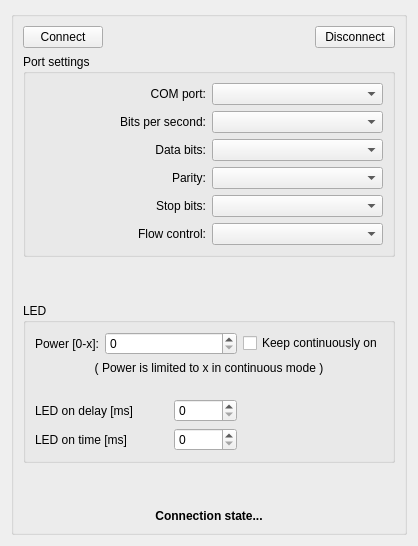
        <widget class="QWidget" name="tabIllumination">
         <attribute name="title">
          <string>Illumination</string>
         </attribute>
         <layout class="QVBoxLayout" name="verticalLayout_5">
          <item>
           <widget class="QGroupBox" name="groupBoxIllumination">
            <property name="font">
             <font>
              <pointsize>8</pointsize>
              <weight>50</weight>
              <bold>false</bold>
             </font>
            </property>
            <property name="styleSheet">
             <string notr="true"/>
            </property>
            <property name="title">
             <string/>
            </property>
            <property name="alignment">
             <set>Qt::AlignCenter</set>
            </property>
            <layout class="QVBoxLayout" name="verticalLayout">
             <item>
              <layout class="QHBoxLayout" name="horizontalLayout_2">
               <item>
                <widget class="QPushButton" name="pushButtonIlluminationConnect">
                 <property name="font">
                  <font>
                   <pointsize>9</pointsize>
                  </font>
                 </property>
                 <property name="text">
                  <string>Connect</string>
                 </property>
                </widget>
               </item>
               <item>
                <spacer name="horizontalSpacer_4">
                 <property name="orientation">
                  <enum>Qt::Horizontal</enum>
                 </property>
                 <property name="sizeHint" stdset="0">
                  <size>
                   <width>206</width>
                   <height>20</height>
                  </size>
                 </property>
                </spacer>
               </item>
               <item>
                <widget class="QPushButton" name="pushButtonIlluminationDisconnect">
                 <property name="font">
                  <font>
                   <pointsize>9</pointsize>
                  </font>
                 </property>
                 <property name="text">
                  <string>Disconnect</string>
                 </property>
                </widget>
               </item>
              </layout>
             </item>
             <item>
              <widget class="QGroupBox" name="groupBoxIlluminationPortSettings">
               <property name="font">
                <font>
                 <pointsize>9</pointsize>
                </font>
               </property>
               <property name="title">
                <string>Port settings</string>
               </property>
               <layout class="QGridLayout" name="gridLayout_9">
                <item row="2" column="0">
                 <widget class="QLabel" name="labelIlluminationPortDataBits">
                  <property name="font">
                   <font>
                    <pointsize>9</pointsize>
                   </font>
                  </property>
                  <property name="text">
                   <string>Data bits:</string>
                  </property>
                  <property name="alignment">
                   <set>Qt::AlignRight|Qt::AlignTrailing|Qt::AlignVCenter</set>
                  </property>
                 </widget>
                </item>
                <item row="2" column="1">
                 <widget class="QComboBox" name="comboBoxIlluminationPortDataBits">
                  <property name="font">
                   <font>
                    <pointsize>9</pointsize>
                   </font>
                  </property>
                 </widget>
                </item>
                <item row="3" column="1">
                 <widget class="QComboBox" name="comboBoxIlluminationPortParity">
                  <property name="font">
                   <font>
                    <pointsize>9</pointsize>
                   </font>
                  </property>
                 </widget>
                </item>
                <item row="3" column="0">
                 <widget class="QLabel" name="labelIlluminationPortParity">
                  <property name="font">
                   <font>
                    <pointsize>9</pointsize>
                   </font>
                  </property>
                  <property name="text">
                   <string>Parity:</string>
                  </property>
                  <property name="alignment">
                   <set>Qt::AlignRight|Qt::AlignTrailing|Qt::AlignVCenter</set>
                  </property>
                 </widget>
                </item>
                <item row="4" column="1">
                 <widget class="QComboBox" name="comboBoxIlluminationPortStopBits">
                  <property name="font">
                   <font>
                    <pointsize>9</pointsize>
                   </font>
                  </property>
                 </widget>
                </item>
                <item row="5" column="0">
                 <widget class="QLabel" name="labelIlluminationPortFlowControl">
                  <property name="font">
                   <font>
                    <pointsize>9</pointsize>
                   </font>
                  </property>
                  <property name="text">
                   <string>Flow control:</string>
                  </property>
                  <property name="alignment">
                   <set>Qt::AlignRight|Qt::AlignTrailing|Qt::AlignVCenter</set>
                  </property>
                 </widget>
                </item>
                <item row="4" column="0">
                 <widget class="QLabel" name="labelIlluminationPortStopBits">
                  <property name="font">
                   <font>
                    <pointsize>9</pointsize>
                   </font>
                  </property>
                  <property name="text">
                   <string>Stop bits:</string>
                  </property>
                  <property name="alignment">
                   <set>Qt::AlignRight|Qt::AlignTrailing|Qt::AlignVCenter</set>
                  </property>
                 </widget>
                </item>
                <item row="1" column="0">
                 <widget class="QLabel" name="labelIlluminationPortBitsPerSecond">
                  <property name="font">
                   <font>
                    <pointsize>9</pointsize>
                   </font>
                  </property>
                  <property name="text">
                   <string>Bits per second:</string>
                  </property>
                  <property name="alignment">
                   <set>Qt::AlignRight|Qt::AlignTrailing|Qt::AlignVCenter</set>
                  </property>
                 </widget>
                </item>
                <item row="5" column="1">
                 <widget class="QComboBox" name="comboBoxIlluminationPortFlowControl">
                  <property name="font">
                   <font>
                    <pointsize>9</pointsize>
                   </font>
                  </property>
                 </widget>
                </item>
                <item row="1" column="1">
                 <widget class="QComboBox" name="comboBoxIlluminationPortBitsPerSecond">
                  <property name="font">
                   <font>
                    <pointsize>9</pointsize>
                   </font>
                  </property>
                 </widget>
                </item>
                <item row="0" column="1">
                 <widget class="QComboBox" name="comboBoxIlluminationCOMPort">
                  <property name="font">
                   <font>
                    <pointsize>9</pointsize>
                   </font>
                  </property>
                 </widget>
                </item>
                <item row="0" column="0">
                 <widget class="QLabel" name="labeIIlluminationCOMPort">
                  <property name="font">
                   <font>
                    <pointsize>9</pointsize>
                   </font>
                  </property>
                  <property name="text">
                   <string>COM port:</string>
                  </property>
                  <property name="alignment">
                   <set>Qt::AlignRight|Qt::AlignTrailing|Qt::AlignVCenter</set>
                  </property>
                 </widget>
                </item>
               </layout>
              </widget>
             </item>
             <item>
              <spacer name="verticalSpacer_4">
               <property name="orientation">
                <enum>Qt::Vertical</enum>
               </property>
               <property name="sizeHint" stdset="0">
                <size>
                 <width>20</width>
                 <height>40</height>
                </size>
               </property>
              </spacer>
             </item>
             <item>
              <widget class="QGroupBox" name="groupBoxIlluminationLED">
               <property name="font">
                <font>
                 <pointsize>9</pointsize>
                </font>
               </property>
               <property name="title">
                <string>LED</string>
               </property>
               <layout class="QGridLayout" name="gridLayout_5">
                <item row="5" column="0" colspan="2">
                 <widget class="QLabel" name="labelLEDOnTime">
                  <property name="font">
                   <font>
                    <pointsize>9</pointsize>
                   </font>
                  </property>
                  <property name="text">
                   <string>LED on time [ms]</string>
                  </property>
                 </widget>
                </item>
                <item row="4" column="0" colspan="2">
                 <widget class="QLabel" name="labelLEDOnDelay">
                  <property name="font">
                   <font>
                    <pointsize>9</pointsize>
                   </font>
                  </property>
                  <property name="text">
                   <string>LED on delay [ms]</string>
                  </property>
                 </widget>
                </item>
                <item row="0" column="3">
                 <widget class="QCheckBox" name="checkBoxIlluminationContinuouslyOn">
                  <property name="font">
                   <font>
                    <pointsize>9</pointsize>
                   </font>
                  </property>
                  <property name="text">
                   <string>Keep continuously on</string>
                  </property>
                 </widget>
                </item>
                <item row="0" column="1" colspan="2">
                 <widget class="QSpinBox" name="spinBoxIlluminationPower">
                  <property name="font">
                   <font>
                    <pointsize>9</pointsize>
                   </font>
                  </property>
                  <property name="maximum">
                   <number>1000</number>
                  </property>
                 </widget>
                </item>
                <item row="1" column="0" colspan="4">
                 <widget class="QLabel" name="labelLEDInfo">
                  <property name="font">
                   <font>
                    <pointsize>9</pointsize>
                   </font>
                  </property>
                  <property name="text">
                   <string>( Power is limited to x in continuous mode )</string>
                  </property>
                  <property name="alignment">
                   <set>Qt::AlignCenter</set>
                  </property>
                 </widget>
                </item>
                <item row="0" column="0">
                 <widget class="QLabel" name="labelIlluminationPower">
                  <property name="font">
                   <font>
                    <pointsize>9</pointsize>
                   </font>
                  </property>
                  <property name="text">
                   <string>Power [0-x]:</string>
                  </property>
                  <property name="alignment">
                   <set>Qt::AlignLeading|Qt::AlignLeft|Qt::AlignVCenter</set>
                  </property>
                 </widget>
                </item>
                <item row="4" column="2">
                 <widget class="QSpinBox" name="spinBoxLEDOnDelay">
                  <property name="font">
                   <font>
                    <pointsize>9</pointsize>
                   </font>
                  </property>
                  <property name="maximum">
                   <number>5000</number>
                  </property>
                 </widget>
                </item>
                <item row="5" column="2">
                 <widget class="QSpinBox" name="spinBoxLEDOnTime">
                  <property name="font">
                   <font>
                    <pointsize>9</pointsize>
                   </font>
                  </property>
                  <property name="maximum">
                   <number>5000</number>
                  </property>
                 </widget>
                </item>
                <item row="2" column="0" colspan="4">
                 <spacer name="verticalSpacer_7">
                  <property name="orientation">
                   <enum>Qt::Vertical</enum>
                  </property>
                  <property name="sizeHint" stdset="0">
                   <size>
                    <width>20</width>
                    <height>18</height>
                   </size>
                  </property>
                 </spacer>
                </item>
               </layout>
              </widget>
             </item>
             <item>
              <spacer name="verticalSpacer_3">
               <property name="orientation">
                <enum>Qt::Vertical</enum>
               </property>
               <property name="sizeHint" stdset="0">
                <size>
                 <width>20</width>
                 <height>40</height>
                </size>
               </property>
              </spacer>
             </item>
             <item>
              <widget class="QLabel" name="labelIlluminationState">
               <property name="font">
                <font>
                 <pointsize>9</pointsize>
                 <weight>75</weight>
                 <bold>true</bold>
                </font>
               </property>
               <property name="text">
                <string>Connection state...</string>
               </property>
               <property name="alignment">
                <set>Qt::AlignCenter</set>
               </property>
               <property name="wordWrap">
                <bool>true</bool>
               </property>
              </widget>
             </item>
            </layout>
           </widget>
          </item>
         </layout>
        </widget>
